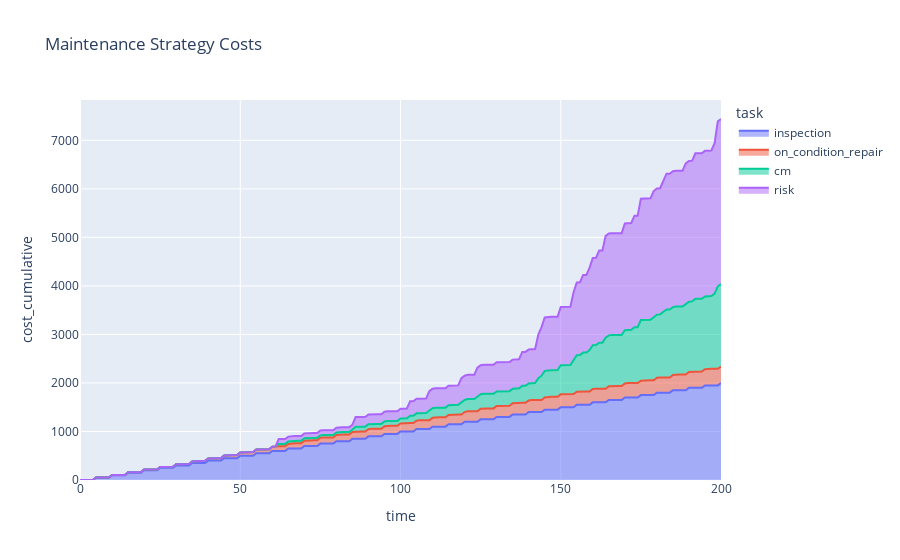

Notebook code cell kept with this figure:
### Code cell
local = copy.deepcopy(fm)
local.mc_timeline(t_end=200, n_iterations=100)
df = local.expected_risk_cost_df()

fig = px.area(
    df,
    x="time",
    y="cost_cumulative",
    color="task",
    #line_group='failure_mode',
    title="Maintenance Strategy Costs",
)
fig.show()

### Figure 1 — Plotly figure (JSON) as saved in the notebook; plotly's stock layout.template omitted (floating-point values rounded to 4 significant figures; data arrays with more than 128 entries replaced by an {"elided": "..."} marker saying what was removed)
{"data": [{"hovertemplate": "task=inspection<br>time=%{x}<br>cost_cumulative=%{y}<extra></extra>", "legendgroup": "inspection", "line": {"color": "#636efa"}, "mode": "lines", "name": "inspection", "orientation": "v", "showlegend": true, "stackgroup": "1", "type": "scatter", "x": {"elided": "201 int values"}, "xaxis": "x", "y": {"elided": "201 int values"}, "yaxis": "y"}, {"hovertemplate": "task=on_condition_repair<br>time=%{x}<br>cost_cumulative=%{y}<extra></extra>", "legendgroup": "on_condition_repair", "line": {"color": "#EF553B"}, "mode": "lines", "name": "on_condition_repair", "orientation": "v", "showlegend": true, "stackgroup": "1", "type": "scatter", "x": {"elided": "201 int values"}, "xaxis": "x", "y": {"elided": "201 int values"}, "yaxis": "y"}, {"hovertemplate": "task=cm<br>time=%{x}<br>cost_cumulative=%{y}<extra></extra>", "legendgroup": "cm", "line": {"color": "#00cc96"}, "mode": "lines", "name": "cm", "orientation": "v", "showlegend": true, "stackgroup": "1", "type": "scatter", "x": {"elided": "201 int values"}, "xaxis": "x", "y": {"elided": "201 int values"}, "yaxis": "y"}, {"hovertemplate": "task=risk<br>time=%{x}<br>cost_cumulative=%{y}<extra></extra>", "legendgroup": "risk", "line": {"color": "#ab63fa"}, "mode": "lines", "name": "risk", "orientation": "v", "showlegend": true, "stackgroup": "1", "type": "scatter", "x": {"elided": "201 int values"}, "xaxis": "x", "y": {"elided": "201 int values"}, "yaxis": "y"}], "layout": {"legend": {"title": {"text": "task"}, "tracegroupgap": 0}, "title": {"text": "Maintenance Strategy Costs"}, "xaxis": {"anchor": "y", "domain": [0, 1], "title": {"text": "time"}}, "yaxis": {"anchor": "x", "domain": [0, 1], "title": {"text": "cost_cumulative"}}}}
